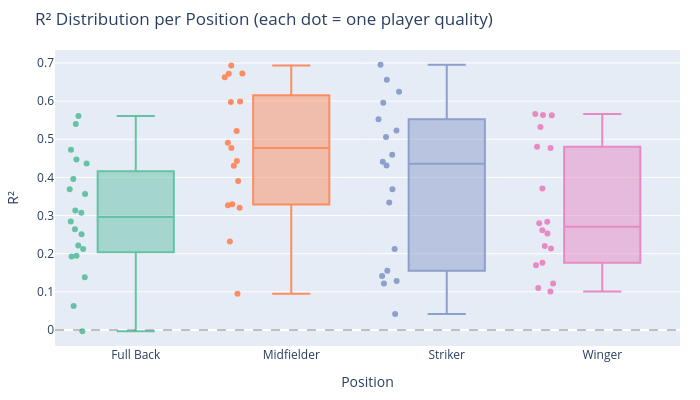

This figure's notebook cell:
### Code cell
# R² distribution: box plot per position
fig = px.box(
    results_df, x='position', y='r2', color='position',
    points='all',
    labels={'r2': 'R\u00b2', 'position': 'Position'},
    color_discrete_sequence=px.colors.qualitative.Set2,
)
fig.update_layout(
    title='R\u00b2 Distribution per Position (each dot = one player quality)',
    height=400, width=700,
    margin=dict(t=50, b=30, l=40, r=20),
    showlegend=False,
)
fig.add_hline(y=0, line_dash='dash', line_color='gray', opacity=0.5)
fig.show()

### Figure 1 — Plotly figure (JSON) as saved in the notebook; plotly's stock layout.template omitted (floating-point values rounded to 4 significant figures)
{"data": [{"alignmentgroup": "True", "boxpoints": "all", "hovertemplate": "Position=%{x}<br>R²=%{y}<extra></extra>", "legendgroup": "Full Back", "marker": {"color": "rgb(102,194,165)"}, "name": "Full Back", "notched": false, "offsetgroup": "Full Back", "orientation": "v", "showlegend": true, "type": "box", "x": ["Full Back", "Full Back", "Full Back", "Full Back", "Full Back", "Full Back", "Full Back", "Full Back", "Full Back", "Full Back", "Full Back", "Full Back", "Full Back", "Full Back", "Full Back", "Full Back", "Full Back", "Full Back", "Full Back", "Full Back"], "x0": " ", "xaxis": "x", "y": [0.2124, 0.3134, 0.4362, 0.2639, 0.2214, 0.3689, 0.3955, 0.3075, -0.00322, 0.1383, 0.1924, 0.54, 0.4724, 0.06314, 0.2508, 0.4467, 0.2847, 0.5608, 0.3565, 0.1948], "y0": " ", "yaxis": "y"}, {"alignmentgroup": "True", "boxpoints": "all", "hovertemplate": "Position=%{x}<br>R²=%{y}<extra></extra>", "legendgroup": "Midfielder", "marker": {"color": "rgb(252,141,98)"}, "name": "Midfielder", "notched": false, "offsetgroup": "Midfielder", "orientation": "v", "showlegend": true, "type": "box", "x": ["Midfielder", "Midfielder", "Midfielder", "Midfielder", "Midfielder", "Midfielder", "Midfielder", "Midfielder", "Midfielder", "Midfielder", "Midfielder", "Midfielder", "Midfielder", "Midfielder", "Midfielder", "Midfielder", "Midfielder"], "x0": " ", "xaxis": "x", "y": [0.522, 0.3271, 0.6724, 0.2319, 0.3908, 0.4308, 0.477, 0.09485, 0.3299, 0.491, 0.6628, 0.6935, 0.4433, 0.5992, 0.598, 0.6719, 0.3204], "y0": " ", "yaxis": "y"}, {"alignmentgroup": "True", "boxpoints": "all", "hovertemplate": "Position=%{x}<br>R²=%{y}<extra></extra>", "legendgroup": "Striker", "marker": {"color": "rgb(141,160,203)"}, "name": "Striker", "notched": false, "offsetgroup": "Striker", "orientation": "v", "showlegend": true, "type": "box", "x": ["Striker", "Striker", "Striker", "Striker", "Striker", "Striker", "Striker", "Striker", "Striker", "Striker", "Striker", "Striker", "Striker", "Striker", "Striker", "Striker", "Striker", "Striker"], "x0": " ", "xaxis": "x", "y": [0.1556, 0.6248, 0.5525, 0.2122, 0.3688, 0.431, 0.5061, 0.04179, 0.4411, 0.1284, 0.596, 0.6952, 0.3341, 0.1217, 0.6558, 0.4595, 0.5231, 0.1417], "y0": " ", "yaxis": "y"}, {"alignmentgroup": "True", "boxpoints": "all", "hovertemplate": "Position=%{x}<br>R²=%{y}<extra></extra>", "legendgroup": "Winger", "marker": {"color": "rgb(231,138,195)"}, "name": "Winger", "notched": false, "offsetgroup": "Winger", "orientation": "v", "showlegend": true, "type": "box", "x": ["Winger", "Winger", "Winger", "Winger", "Winger", "Winger", "Winger", "Winger", "Winger", "Winger", "Winger", "Winger", "Winger", "Winger", "Winger", "Winger", "Winger", "Winger"], "x0": " ", "xaxis": "x", "y": [0.2201, 0.2532, 0.5319, 0.2799, 0.1699, 0.4804, 0.2611, 0.1009, 0.284, 0.1761, 0.5637, 0.566, 0.1221, 0.2135, 0.4772, 0.3706, 0.563, 0.1099], "y0": " ", "yaxis": "y"}], "layout": {"boxmode": "overlay", "height": 400, "legend": {"title": {"text": "Position"}, "tracegroupgap": 0}, "margin": {"b": 30, "l": 40, "r": 20, "t": 50}, "shapes": [{"line": {"color": "gray", "dash": "dash"}, "opacity": 0.5, "type": "line", "x0": 0, "x1": 1, "xref": "x domain", "y0": 0, "y1": 0, "yref": "y"}], "showlegend": false, "title": {"text": "R² Distribution per Position (each dot = one player quality)"}, "width": 700, "xaxis": {"anchor": "y", "categoryarray": ["Full Back", "Midfielder", "Striker", "Winger"], "categoryorder": "array", "domain": [0, 1], "title": {"text": "Position"}}, "yaxis": {"anchor": "x", "domain": [0, 1], "title": {"text": "R²"}}}}
